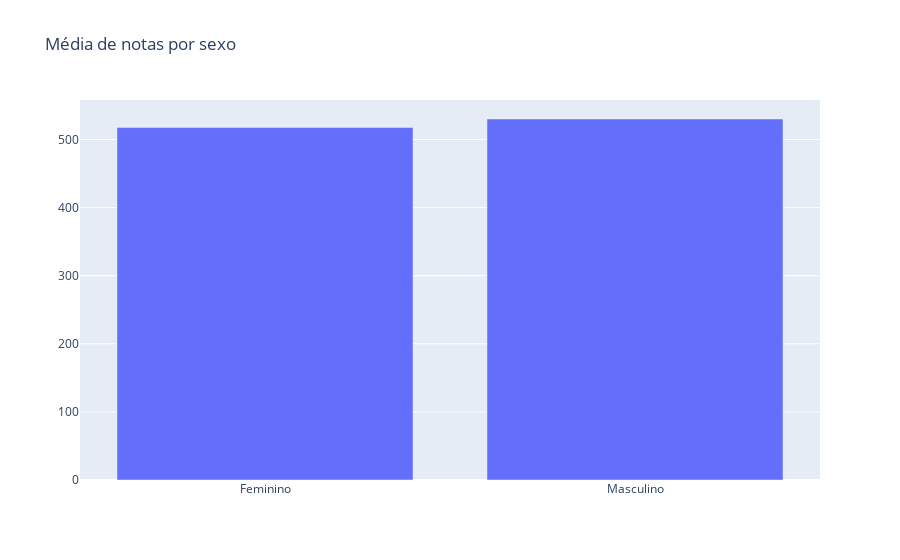

Notebook code cell kept with this figure:
### Code cell
trace_sexo_p = go.Bar(x = df_sexo_media.index,
               y = df_sexo_media['Media'])
data_p = [trace_sexo_p]
layout = go.Layout(title='Média de notas por sexo')
fig = go.Figure(data=data_p, layout=layout)
py.iplot(fig)

### Figure 1 — Plotly figure (JSON) as saved in the notebook; plotly's stock layout.template omitted (floating-point values rounded to 4 significant figures)
{"data": [{"type": "bar", "x": ["Feminino", "Masculino"], "y": [517.5, 530.1]}], "layout": {"title": {"text": "Média de notas por sexo"}}}
